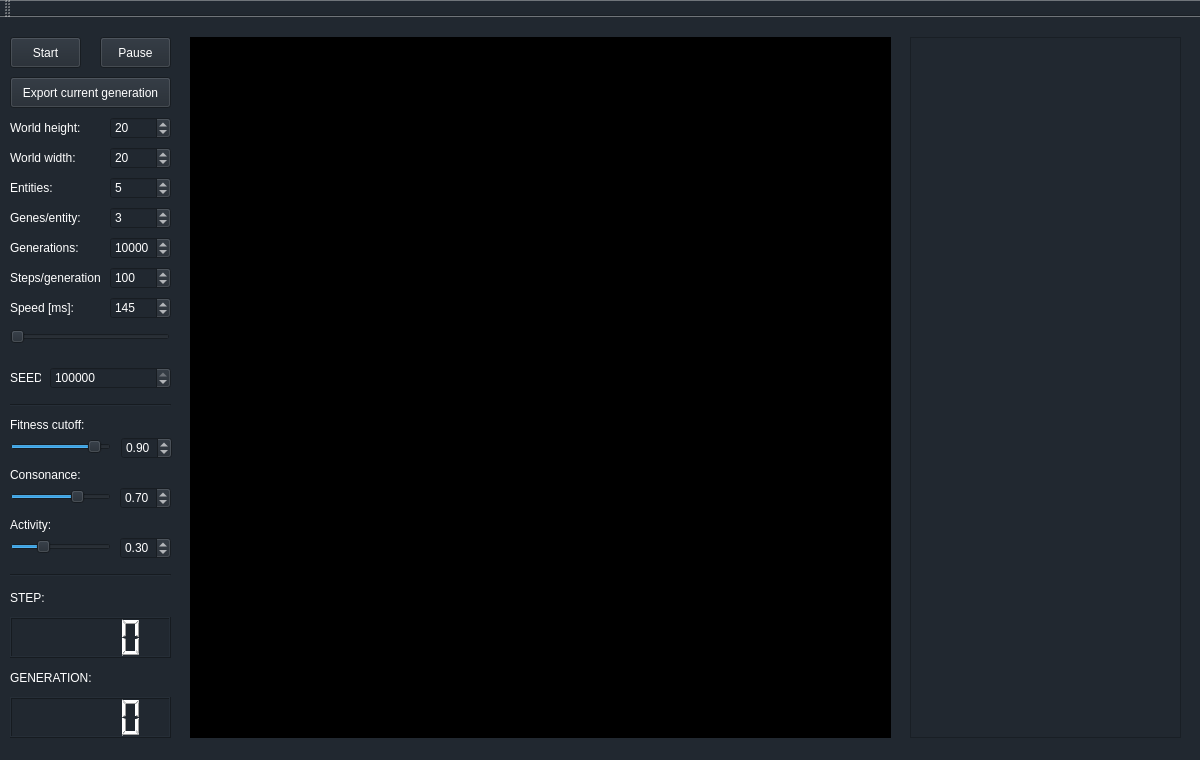
<?xml version="1.0" encoding="UTF-8"?>
<ui version="4.0">
 <class>MainGUI</class>
 <widget class="QMainWindow" name="MainGUI">
  <property name="geometry">
   <rect>
    <x>0</x>
    <y>0</y>
    <width>1200</width>
    <height>760</height>
   </rect>
  </property>
  <property name="windowTitle">
   <string>MainGUI</string>
  </property>
  <property name="styleSheet">
   <string notr="true">background-color: rgb(33,40,48);</string>
  </property>
  <widget class="QWidget" name="centralWidget">
   <widget class="QPushButton" name="startButton">
    <property name="geometry">
     <rect>
      <x>10</x>
      <y>20</y>
      <width>71</width>
      <height>31</height>
     </rect>
    </property>
    <property name="styleSheet">
     <string notr="true">color: rgb(255, 255, 255);</string>
    </property>
    <property name="text">
     <string>Start</string>
    </property>
    <property name="checkable">
     <bool>false</bool>
    </property>
   </widget>
   <widget class="QPushButton" name="pauseButton">
    <property name="geometry">
     <rect>
      <x>100</x>
      <y>20</y>
      <width>71</width>
      <height>31</height>
     </rect>
    </property>
    <property name="styleSheet">
     <string notr="true">color: rgb(255, 255, 255);</string>
    </property>
    <property name="text">
     <string>Pause</string>
    </property>
    <property name="checkable">
     <bool>true</bool>
    </property>
   </widget>
   <widget class="WorldFrame" name="frame">
    <property name="geometry">
     <rect>
      <x>190</x>
      <y>20</y>
      <width>701</width>
      <height>701</height>
     </rect>
    </property>
    <property name="styleSheet">
     <string notr="true">background-color: rgb(200,200,200);
background-color: rgb(0, 0, 0);</string>
    </property>
    <property name="frameShape">
     <enum>QFrame::Panel</enum>
    </property>
    <property name="frameShadow">
     <enum>QFrame::Sunken</enum>
    </property>
   </widget>
   <widget class="QSpinBox" name="worldHeightSpinBox">
    <property name="geometry">
     <rect>
      <x>110</x>
      <y>100</y>
      <width>61</width>
      <height>22</height>
     </rect>
    </property>
    <property name="styleSheet">
     <string notr="true">color: rgb(255, 255, 255);</string>
    </property>
    <property name="value">
     <number>20</number>
    </property>
   </widget>
   <widget class="QSpinBox" name="worldWidthSpinBox">
    <property name="geometry">
     <rect>
      <x>110</x>
      <y>130</y>
      <width>61</width>
      <height>22</height>
     </rect>
    </property>
    <property name="styleSheet">
     <string notr="true">color: rgb(255, 255, 255);</string>
    </property>
    <property name="value">
     <number>20</number>
    </property>
   </widget>
   <widget class="QSpinBox" name="entitiesSpinBox">
    <property name="geometry">
     <rect>
      <x>110</x>
      <y>160</y>
      <width>61</width>
      <height>22</height>
     </rect>
    </property>
    <property name="styleSheet">
     <string notr="true">color: rgb(255, 255, 255);</string>
    </property>
    <property name="value">
     <number>5</number>
    </property>
   </widget>
   <widget class="QSpinBox" name="genesSpinBox">
    <property name="geometry">
     <rect>
      <x>110</x>
      <y>190</y>
      <width>61</width>
      <height>22</height>
     </rect>
    </property>
    <property name="styleSheet">
     <string notr="true">color: rgb(255, 255, 255);</string>
    </property>
    <property name="value">
     <number>3</number>
    </property>
   </widget>
   <widget class="QSpinBox" name="generationsSpinBox">
    <property name="geometry">
     <rect>
      <x>110</x>
      <y>220</y>
      <width>61</width>
      <height>22</height>
     </rect>
    </property>
    <property name="styleSheet">
     <string notr="true">color: rgb(255, 255, 255);</string>
    </property>
    <property name="maximum">
     <number>999999999</number>
    </property>
    <property name="value">
     <number>10000</number>
    </property>
   </widget>
   <widget class="QSpinBox" name="stepsSpinBox">
    <property name="geometry">
     <rect>
      <x>110</x>
      <y>250</y>
      <width>61</width>
      <height>22</height>
     </rect>
    </property>
    <property name="styleSheet">
     <string notr="true">color: rgb(255, 255, 255);</string>
    </property>
    <property name="maximum">
     <number>1000</number>
    </property>
    <property name="value">
     <number>100</number>
    </property>
   </widget>
   <widget class="QSpinBox" name="speedSpinBox">
    <property name="geometry">
     <rect>
      <x>110</x>
      <y>280</y>
      <width>61</width>
      <height>22</height>
     </rect>
    </property>
    <property name="styleSheet">
     <string notr="true">color: rgb(255, 255, 255);</string>
    </property>
    <property name="maximum">
     <number>1000</number>
    </property>
    <property name="value">
     <number>145</number>
    </property>
   </widget>
   <widget class="QLabel" name="label">
    <property name="geometry">
     <rect>
      <x>10</x>
      <y>100</y>
      <width>81</width>
      <height>21</height>
     </rect>
    </property>
    <property name="styleSheet">
     <string notr="true">color: rgb(255, 255, 255);</string>
    </property>
    <property name="text">
     <string>World height:</string>
    </property>
   </widget>
   <widget class="QLabel" name="label_2">
    <property name="geometry">
     <rect>
      <x>10</x>
      <y>130</y>
      <width>81</width>
      <height>21</height>
     </rect>
    </property>
    <property name="styleSheet">
     <string notr="true">color: rgb(255, 255, 255);</string>
    </property>
    <property name="text">
     <string>World width:</string>
    </property>
   </widget>
   <widget class="QLabel" name="label_3">
    <property name="geometry">
     <rect>
      <x>10</x>
      <y>160</y>
      <width>81</width>
      <height>21</height>
     </rect>
    </property>
    <property name="styleSheet">
     <string notr="true">color: rgb(255, 255, 255);</string>
    </property>
    <property name="text">
     <string>Entities:</string>
    </property>
   </widget>
   <widget class="QLabel" name="label_4">
    <property name="geometry">
     <rect>
      <x>10</x>
      <y>190</y>
      <width>81</width>
      <height>21</height>
     </rect>
    </property>
    <property name="styleSheet">
     <string notr="true">color: rgb(255, 255, 255);</string>
    </property>
    <property name="text">
     <string>Genes/entity:</string>
    </property>
   </widget>
   <widget class="QLabel" name="label_5">
    <property name="geometry">
     <rect>
      <x>10</x>
      <y>220</y>
      <width>81</width>
      <height>21</height>
     </rect>
    </property>
    <property name="styleSheet">
     <string notr="true">color: rgb(255, 255, 255);</string>
    </property>
    <property name="text">
     <string>Generations:</string>
    </property>
   </widget>
   <widget class="QLabel" name="label_6">
    <property name="geometry">
     <rect>
      <x>10</x>
      <y>250</y>
      <width>91</width>
      <height>21</height>
     </rect>
    </property>
    <property name="styleSheet">
     <string notr="true">color: rgb(255, 255, 255);</string>
    </property>
    <property name="text">
     <string>Steps/generation:</string>
    </property>
   </widget>
   <widget class="QLabel" name="label_7">
    <property name="geometry">
     <rect>
      <x>10</x>
      <y>280</y>
      <width>81</width>
      <height>21</height>
     </rect>
    </property>
    <property name="styleSheet">
     <string notr="true">color: rgb(255, 255, 255);</string>
    </property>
    <property name="text">
     <string>Speed [ms]:</string>
    </property>
   </widget>
   <widget class="QLCDNumber" name="stepLCD">
    <property name="geometry">
     <rect>
      <x>10</x>
      <y>600</y>
      <width>161</width>
      <height>41</height>
     </rect>
    </property>
    <property name="styleSheet">
     <string notr="true">color: rgb(255, 255, 255);</string>
    </property>
   </widget>
   <widget class="QLabel" name="label_8">
    <property name="geometry">
     <rect>
      <x>10</x>
      <y>570</y>
      <width>71</width>
      <height>21</height>
     </rect>
    </property>
    <property name="styleSheet">
     <string notr="true">color: rgb(255, 255, 255);</string>
    </property>
    <property name="text">
     <string>STEP:</string>
    </property>
   </widget>
   <widget class="QLabel" name="label_9">
    <property name="geometry">
     <rect>
      <x>10</x>
      <y>650</y>
      <width>91</width>
      <height>21</height>
     </rect>
    </property>
    <property name="styleSheet">
     <string notr="true">color: rgb(255, 255, 255);</string>
    </property>
    <property name="text">
     <string>GENERATION:</string>
    </property>
   </widget>
   <widget class="QLCDNumber" name="generationLCD">
    <property name="geometry">
     <rect>
      <x>10</x>
      <y>680</y>
      <width>161</width>
      <height>41</height>
     </rect>
    </property>
    <property name="styleSheet">
     <string notr="true">color: rgb(255, 255, 255);</string>
    </property>
   </widget>
   <widget class="QLabel" name="label_10">
    <property name="geometry">
     <rect>
      <x>10</x>
      <y>350</y>
      <width>31</width>
      <height>21</height>
     </rect>
    </property>
    <property name="styleSheet">
     <string notr="true">color: rgb(255, 255, 255);</string>
    </property>
    <property name="text">
     <string>SEED:</string>
    </property>
   </widget>
   <widget class="QSpinBox" name="seedSpinBox">
    <property name="geometry">
     <rect>
      <x>50</x>
      <y>350</y>
      <width>121</width>
      <height>22</height>
     </rect>
    </property>
    <property name="styleSheet">
     <string notr="true">color: rgb(255, 255, 255);</string>
    </property>
    <property name="maximum">
     <number>2147483647</number>
    </property>
    <property name="value">
     <number>1408280459</number>
    </property>
   </widget>
   <widget class="QSlider" name="speedSlider">
    <property name="enabled">
     <bool>false</bool>
    </property>
    <property name="geometry">
     <rect>
      <x>10</x>
      <y>310</y>
      <width>160</width>
      <height>19</height>
     </rect>
    </property>
    <property name="mouseTracking">
     <bool>false</bool>
    </property>
    <property name="maximum">
     <number>300</number>
    </property>
    <property name="orientation">
     <enum>Qt::Horizontal</enum>
    </property>
   </widget>
   <widget class="Line" name="line">
    <property name="geometry">
     <rect>
      <x>10</x>
      <y>380</y>
      <width>161</width>
      <height>16</height>
     </rect>
    </property>
    <property name="orientation">
     <enum>Qt::Horizontal</enum>
    </property>
   </widget>
   <widget class="Line" name="line_2">
    <property name="geometry">
     <rect>
      <x>10</x>
      <y>550</y>
      <width>161</width>
      <height>16</height>
     </rect>
    </property>
    <property name="orientation">
     <enum>Qt::Horizontal</enum>
    </property>
   </widget>
   <widget class="QDoubleSpinBox" name="fitnessSpinBox">
    <property name="enabled">
     <bool>false</bool>
    </property>
    <property name="geometry">
     <rect>
      <x>121</x>
      <y>420</y>
      <width>51</width>
      <height>22</height>
     </rect>
    </property>
    <property name="styleSheet">
     <string notr="true">color: rgb(255, 255, 255);</string>
    </property>
    <property name="maximum">
     <double>1.000000000000000</double>
    </property>
    <property name="singleStep">
     <double>0.010000000000000</double>
    </property>
    <property name="value">
     <double>0.900000000000000</double>
    </property>
   </widget>
   <widget class="QDoubleSpinBox" name="consonanceSpinBox">
    <property name="enabled">
     <bool>false</bool>
    </property>
    <property name="geometry">
     <rect>
      <x>120</x>
      <y>470</y>
      <width>51</width>
      <height>22</height>
     </rect>
    </property>
    <property name="styleSheet">
     <string notr="true">color: rgb(255, 255, 255);</string>
    </property>
    <property name="maximum">
     <double>1.000000000000000</double>
    </property>
    <property name="singleStep">
     <double>0.010000000000000</double>
    </property>
    <property name="value">
     <double>0.700000000000000</double>
    </property>
   </widget>
   <widget class="QLabel" name="label_11">
    <property name="geometry">
     <rect>
      <x>10</x>
      <y>400</y>
      <width>91</width>
      <height>16</height>
     </rect>
    </property>
    <property name="styleSheet">
     <string notr="true">color: rgb(255, 255, 255);</string>
    </property>
    <property name="text">
     <string>Fitness cutoff:</string>
    </property>
   </widget>
   <widget class="QSlider" name="fitnessSlider">
    <property name="geometry">
     <rect>
      <x>10</x>
      <y>420</y>
      <width>101</width>
      <height>19</height>
     </rect>
    </property>
    <property name="maximum">
     <number>100</number>
    </property>
    <property name="value">
     <number>90</number>
    </property>
    <property name="orientation">
     <enum>Qt::Horizontal</enum>
    </property>
   </widget>
   <widget class="QLabel" name="label_12">
    <property name="geometry">
     <rect>
      <x>10</x>
      <y>450</y>
      <width>101</width>
      <height>16</height>
     </rect>
    </property>
    <property name="styleSheet">
     <string notr="true">color: rgb(255, 255, 255);</string>
    </property>
    <property name="text">
     <string>Consonance:</string>
    </property>
   </widget>
   <widget class="QSlider" name="consonanceSlider">
    <property name="geometry">
     <rect>
      <x>10</x>
      <y>470</y>
      <width>101</width>
      <height>19</height>
     </rect>
    </property>
    <property name="maximum">
     <number>100</number>
    </property>
    <property name="value">
     <number>70</number>
    </property>
    <property name="orientation">
     <enum>Qt::Horizontal</enum>
    </property>
   </widget>
   <widget class="QLabel" name="label_13">
    <property name="geometry">
     <rect>
      <x>10</x>
      <y>500</y>
      <width>101</width>
      <height>16</height>
     </rect>
    </property>
    <property name="styleSheet">
     <string notr="true">color: rgb(255, 255, 255);</string>
    </property>
    <property name="text">
     <string>Activity:</string>
    </property>
   </widget>
   <widget class="QTextBrowser" name="console">
    <property name="enabled">
     <bool>true</bool>
    </property>
    <property name="geometry">
     <rect>
      <x>910</x>
      <y>20</y>
      <width>271</width>
      <height>701</height>
     </rect>
    </property>
    <property name="styleSheet">
     <string notr="true">color: rgb(255, 255, 255);</string>
    </property>
   </widget>
   <widget class="QSlider" name="activitySlider">
    <property name="geometry">
     <rect>
      <x>10</x>
      <y>520</y>
      <width>101</width>
      <height>19</height>
     </rect>
    </property>
    <property name="maximum">
     <number>100</number>
    </property>
    <property name="value">
     <number>30</number>
    </property>
    <property name="orientation">
     <enum>Qt::Horizontal</enum>
    </property>
   </widget>
   <widget class="QDoubleSpinBox" name="activitySpinBox">
    <property name="enabled">
     <bool>false</bool>
    </property>
    <property name="geometry">
     <rect>
      <x>120</x>
      <y>520</y>
      <width>51</width>
      <height>22</height>
     </rect>
    </property>
    <property name="styleSheet">
     <string notr="true">color: rgb(255, 255, 255);</string>
    </property>
    <property name="maximum">
     <double>1.000000000000000</double>
    </property>
    <property name="singleStep">
     <double>0.010000000000000</double>
    </property>
    <property name="value">
     <double>0.300000000000000</double>
    </property>
   </widget>
   <widget class="QPushButton" name="exportButton">
    <property name="geometry">
     <rect>
      <x>10</x>
      <y>60</y>
      <width>161</width>
      <height>31</height>
     </rect>
    </property>
    <property name="styleSheet">
     <string notr="true">color: rgb(255, 255, 255);</string>
    </property>
    <property name="text">
     <string>Export current generation</string>
    </property>
    <property name="checkable">
     <bool>true</bool>
    </property>
   </widget>
  </widget>
  <widget class="QMenuBar" name="menuBar">
   <property name="geometry">
    <rect>
     <x>0</x>
     <y>0</y>
     <width>1200</width>
     <height>21</height>
    </rect>
   </property>
  </widget>
  <widget class="QToolBar" name="mainToolBar">
   <attribute name="toolBarArea">
    <enum>TopToolBarArea</enum>
   </attribute>
   <attribute name="toolBarBreak">
    <bool>false</bool>
   </attribute>
  </widget>
  <widget class="QStatusBar" name="statusBar"/>
 </widget>
 <layoutdefault spacing="6" margin="11"/>
 <customwidgets>
  <customwidget>
   <class>WorldFrame</class>
   <extends>QFrame</extends>
   <header>gui/world_frame.h</header>
   <container>1</container>
  </customwidget>
 </customwidgets>
 <resources/>
 <connections/>
</ui>
